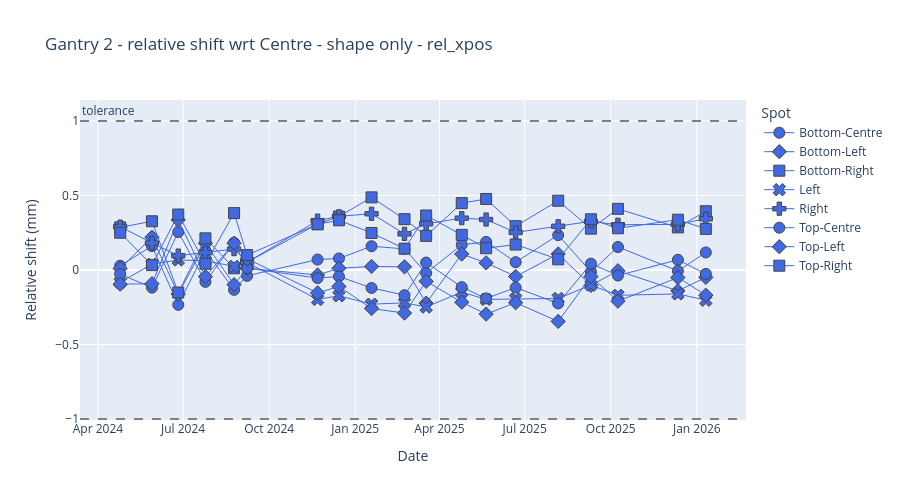

Notebook cell for this chart:
### Code cell
plotly_spot_position_shape_only(sub_df, "rel_xpos", "Gantry 2", "XRV-3000", 70, 0, 24)
